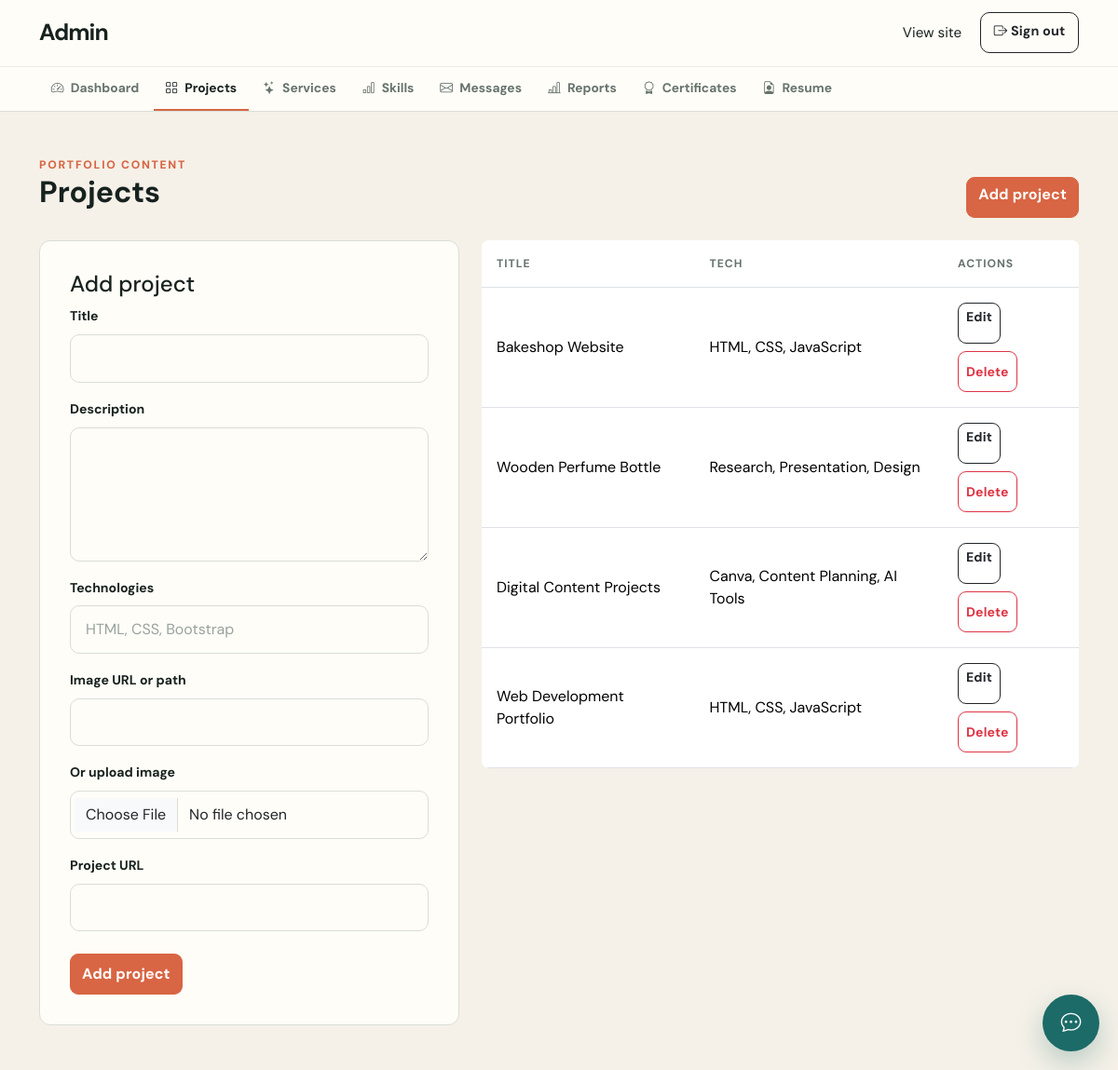
Screenshot of /admin/projects.php (signed in) with the database file from the repository.
### tables this page shows
CREATE TABLE IF NOT EXISTS projects (id INT UNSIGNED AUTO_INCREMENT PRIMARY KEY, title VARCHAR(150) NOT NULL, description TEXT NOT NULL, technologies VARCHAR(255) NOT NULL, image VARCHAR(500) DEFAULT NULL, project_url VARCHAR(500) DEFAULT NULL, created_at TIMESTAMP DEFAULT CURRENT_TIMESTAMP);

### includes/functions.php (called while the page is built, shortened)
<?php
function e($value): string
{
    return htmlspecialchars((string) $value, ENT_QUOTES, 'UTF-8');
}

### admin/projects.php (the view, shortened to what this page needs)
<?php
require_once __DIR__ . '/../config/database.php';
require_once __DIR__ . '/../includes/functions.php';
$editProject = null;
$projects = $pdo->query(
    'SELECT * FROM projects ORDER BY created_at DESC'
)->fetchAll();
require __DIR__ . '/includes/header.php';
?>
<div class="admin-page-header mb-4">
    <div>
        <div class="section-kicker">Portfolio content</div>
        <h1 class="h2 fw-bold">Projects</h1>
    </div>
    <a class="btn btn-primary" href="projects.php#project-form">
        Add project
    </a>
</div>
<div class="row g-4">
    <div class="col-lg-5" id="project-form">
        <section class="soft-panel">
            <h2 class="h4">
                <?= $editProject ? 'Edit' : 'Add' ?> project
            </h2>
            <form method="post" enctype="multipart/form-data">
                <div class="mb-3">
                    <label class="form-label" for="title">Title</label>
                    <input
                        class="form-control"
                        id="title"
                        name="title"
                        value="<?= e($editProject['title'] ?? '') ?>"
                        required
                    >
                </div>
                <div class="mb-3">
                    <label class="form-label" for="description">Description</label>
                    <textarea
                        class="form-control"
                        id="description"
                        name="description"
                        rows="4"
                        required
                    ><?= e($editProject['description'] ?? '') ?></textarea>
                </div>
                <div class="mb-3">
                    <label class="form-label" for="technologies">Technologies</label>
                    <input
                        class="form-control"
                        id="technologies"
                        name="technologies"
                        placeholder="HTML, CSS, Bootstrap"
                        value="<?= e($editProject['technologies'] ?? '') ?>"
                    >
                </div>
                <div class="mb-3">
                    <label class="form-label" for="image">Image URL or path</label>
                    <input
                        class="form-control"
                        id="image"
                        name="image"
                        value="<?= e($editProject['image'] ?? '') ?>"
                    >
                </div>
                <div class="mb-3">
                    <label class="form-label" for="image-file">Or upload image</label>
                    <input
                        class="form-control"
                        id="image-file"
                        type="file"
                        name="image_file"
                        accept="image/jpeg,image/png,image/webp"
                    >
                </div>
                <div class="mb-4">
                    <label class="form-label" for="project-url">Project URL</label>
                    <input
                        class="form-control"
                        id="project-url"
                        type="url"
                        name="project_url"
                        value="<?= e($editProject['project_url'] ?? '') ?>"
                    >
                </div>
                <button class="btn btn-primary" type="submit">
                    <?= $editProject ? 'Update' : 'Add' ?> project
                </button>
            </form>
        </section>
    </div>
    <div class="col-lg-7">
        <div class="table-responsive bg-white rounded-3">
            <table class="table admin-table align-middle">
                <thead>
                    <tr>
                        <th scope="col">Title</th>
                        <th scope="col">Tech</th>
                        <th scope="col">Actions</th>
                    </tr>
                </thead>
                <tbody>
                    <?php foreach ($projects as $project): ?>
                        <tr>
                            <td><?= e($project['title']) ?></td>
                            <td><?= e($project['technologies']) ?></td>
                            <td>
                                <div class="d-flex flex-wrap gap-2">
                                    <a
                                        href="?edit=<?= (int) $project['id'] ?>"
                                        class="btn btn-sm btn-outline-dark"
                                    >
                                        Edit
                                    </a>
                                    <form method="post">
                                        <button
                                            name="delete"
                                            value="<?= (int) $project['id'] ?>"
                                            class="btn btn-sm btn-outline-danger"
                                            type="submit"
                                            data-confirm="Delete this project?"
                                        >
                                            Delete
                                        </button>
                                    </form>
                                </div>
                            </td>
                        </tr>
                    <?php endforeach; ?>
                </tbody>
            </table>
        </div>
    </div>
</div>
<?php require __DIR__ . '/includes/footer.php'; ?>

### assets/css/style.css (style rules this page uses)
:root { --ink: #17221f; --muted: #66736d; --cream: #f5f1e8; --paper: #fffdf8; --accent: #d86543; --accent-dark: #b94f32; --teal: #1c6b68; --teal-soft: #e5f0ec; --line: #d9ded7; --shadow: 0 14px 34px rgba(23, 34, 31, .07); --shadow-soft: 0 4px 18px rgba(23, 34, 31, .035); --radius: 12px; }
* { box-sizing: border-box; }
html { scroll-behavior: smooth; }
body { margin: 0; color: var(--ink); background: var(--cream); font-family: 'DM Sans', ui-sans-serif, system-ui, sans-serif; line-height: 1.55; overflow-x: hidden; }
a { color: inherit; }
.nav-link, .btn, .social-links a, .service-card, .project-card, .skill-card { transition: color .2s ease, background-color .2s ease, border-color .2s ease, transform .2s ease, box-shadow .2s ease; }
.btn { min-height: 44px; border-radius: 9px; font-weight: 700; letter-spacing: .01em; }
.btn-primary { background: var(--accent); border-color: var(--accent); }
.eyebrow, .section-kicker { color: var(--teal); font-size: .76rem; font-weight: 800; letter-spacing: .14em; text-transform: uppercase; }
.section-kicker { color: var(--accent); }
section { padding: 4.5rem 0; }
.soft-panel, .service-card, .project-card, .timeline-card, .certificate-card, .skill-card { background: var(--paper); border: 1px solid var(--line); border-radius: var(--radius); box-shadow: var(--shadow-soft); }
.soft-panel { box-shadow: none; }
h1, h2, h3, h4, h5, h6, .section-title, .display-title, .resume-name { font-family: 'DM Sans', ui-sans-serif, system-ui, sans-serif; }
.soft-panel { padding: 2rem; }
.form-control, .form-select { min-height: 48px; padding: .8rem 1rem; border: 1px solid var(--line); border-radius: 10px; background: var(--paper); transition: border-color .2s ease, box-shadow .2s ease, background-color .2s ease; }
textarea.form-control { min-height: 9rem; resize: vertical; }
.form-label { color: var(--ink); font-size: .88rem; font-weight: 700; }
.form-control::placeholder { color: #99a39e; }
.admin-page-header { display: flex; align-items: end; justify-content: space-between; gap: 1.5rem; }
.admin-page-header { display: flex; align-items: flex-end; justify-content: space-between; gap: 2rem; }
.admin-table { min-width: 640px; margin-bottom: 0; }
.admin-table th { color: var(--muted); font-size: .76rem; letter-spacing: .08em; text-transform: uppercase; }
.admin-table td, .admin-table th { padding: 1rem; vertical-align: middle; }
.admin-table tbody tr { transition: background-color .2s ease; }

### rows the page displays
projects: title "Bakeshop Website", technologies "HTML, CSS, JavaScript", $project['id'] 1 (drawn)
projects: title "Wooden Perfume Bottle", technologies "Research, Presentation, Design", $project['id'] 2 (drawn)
projects: title "Digital Content Projects", technologies "Canva, Content Planning, AI Tools", $project['id'] 3 (drawn)
projects: title "Web Development Portfolio", technologies "HTML, CSS, JavaScript", $project['id'] 4 (drawn)

### other values shown
$navigationItem['label'] "Dashboard"
$navigationItem['label'] "Projects"
$navigationItem['label'] "Services"
$navigationItem['label'] "Skills"
$navigationItem['label'] "Messages"
$navigationItem['label'] "Reports"
$navigationItem['label'] "Certificates"
$navigationItem['label'] "Resume"
